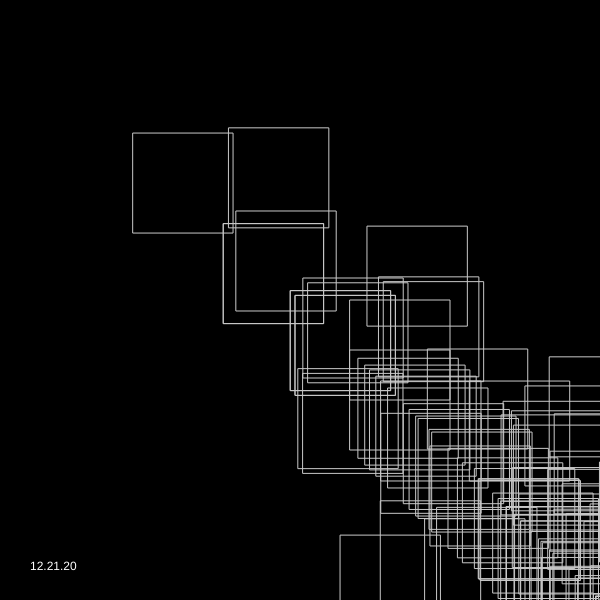
Frame 1 (no input)
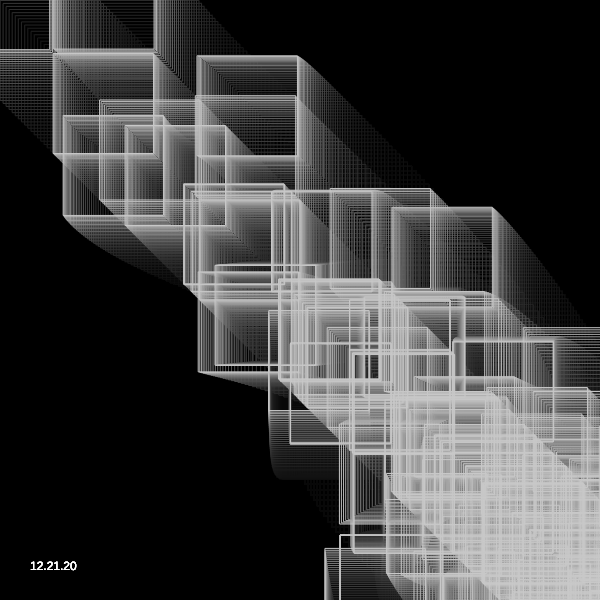
Frame 60 (no input)
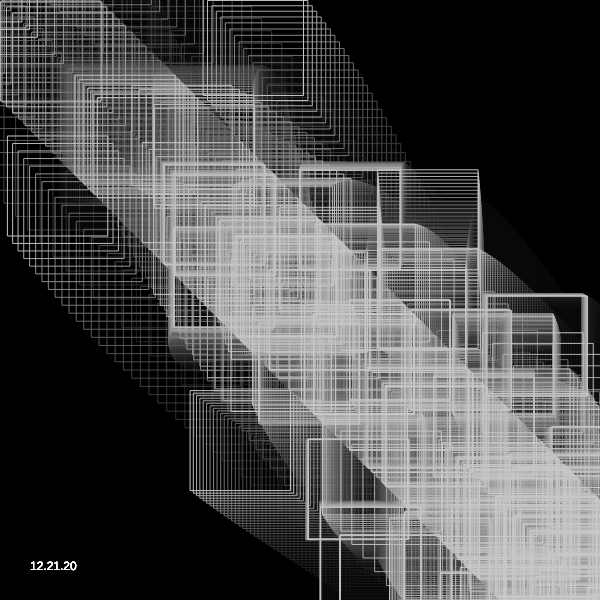
Frame 120 (the mouse pressed at the canvas centre since frame 60)

The p5.js sketch that drew these frames (run headless with seeded random() and noise() and a simulated clock; from frame 60 on, the mouse is pressed at the canvas centre):

// p5.js sketch
// ── sketch.js

//port of https://twitter.com/Hau_kun/status/1273643037747318785
//artist: Hau_kun
//date: Jun 18
//source: 

let t = 0.0;
let r = 0.0;

function setup(){
  createCanvas(600, 600);
  background(0) 

}

function draw(){
  // clear();
  background(0, 15); //originally 255
  t += 0.015;
  for(r=0.0; r<4.0; r++)
    f(300.0, 300.0, PI/5.0*float(r), 200.0);
    fill(255);
    noStroke();
    text("12.21.20", 30, height-30)
}

function f(x,y,r,d){
  if(d>40.0){
    noFill();
    stroke(200);
    rect(x+=cos(r)*d/4, y+=sin(r)*2*d, 100, 100);
    rect(y+=cos(r)*d/4, x+=sin(r)*2*d, 100, 100);
    //ellipse( x+=sin(r*2)*d, y+=cos(r*2)*d, 2, 2);
    f(x, y, sin(t)+r+PI/2.0, d*0.70);
    f( x, y, cos(t)+r-PI/7.0, d*0.72);
  }
}
